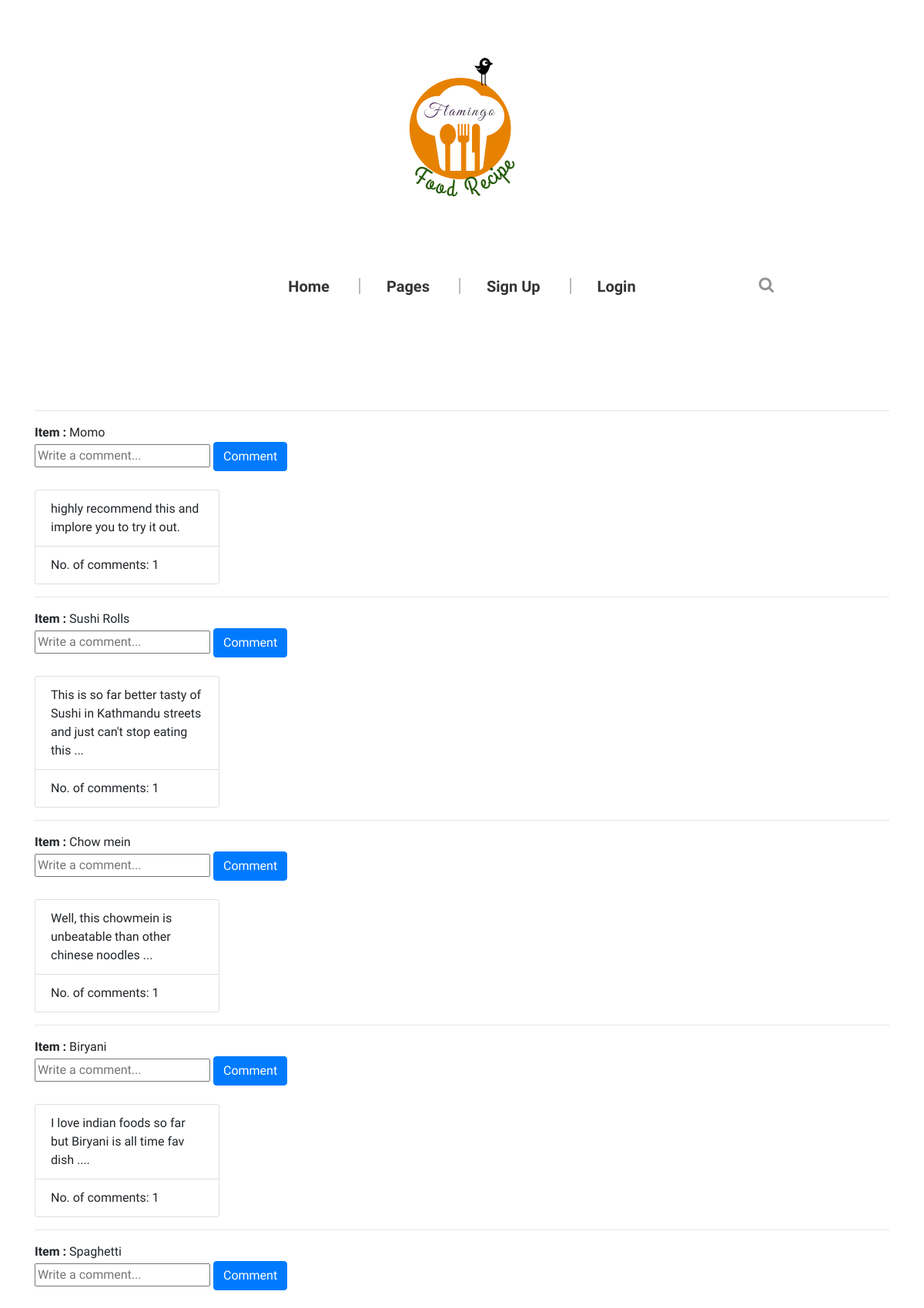
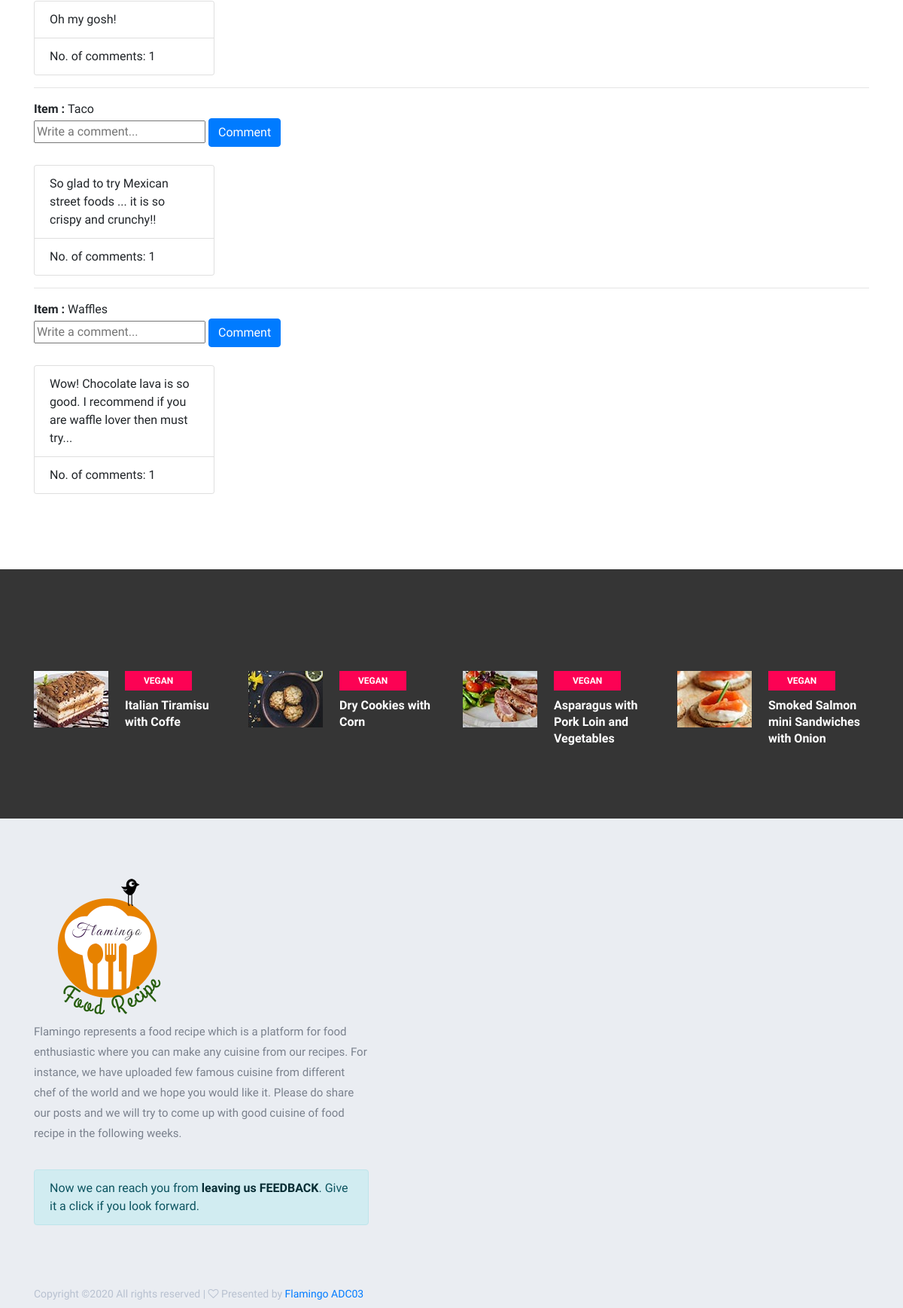
Screenshot of /blog/ with the database file from the repository (2 pictures, top to bottom).
### main/models.py (models this page shows, shortened)
class Item(models.Model):
	item_title = models.CharField(max_length= 50)
	user=models.ManyToManyField(User)
	def __str__(self):
		return self.item_title

class Comment(models.Model):
	msg=models.CharField(max_length=200)
	commented_by = models.ForeignKey(User, on_delete = models.CASCADE)
	item=models.ForeignKey(Item,on_delete=models.CASCADE,related_name='comments')
	cr_data = models.DateTimeField(auto_now = True)

### main/views.py (the view)
# urls.py: 2. Add a URL to urlpatterns:  path('blog/', include('blog.urls'))
def blog(request):
    containe = []
    if request.method == "POST":
        t=request.POST["tenzin"]
        print("Testing", Item.objects.get(id=t))
        print("User ID is ", request.user.id)
        obj_item=Comment(msg = request.POST['msg'],
        commented_by = User.objects.get(id=request.user.id),item=Item.objects.get(id=t))
        obj_item.save()
        recipe = Recipe.objects.all()
        return redirect('main:blog')
    else:
        blog = Item.objects.all()
        print("Testing",blog)
        for i in blog:
            containe.append(Comment.objects.filter(item=i))
    return render(request, 'main/blog.html',{'blog':blog, 'containe': containe})

### main/templates/main/blog.html (shortened to what this page needs)
{% extends 'base.html' %}
{% block content %}
    <section class="blog-section spad">
        <div class="container">
            {% for i in blog %}
            <hr>
            <strong>Item : </strong> {{i.item_title}}<br>
            <form method="POST">
                <input type="text" name="msg"  placeholder="Write a comment...">
                <button type="submit" class="btn btn-primary">Comment</button>
            </form>
            <br>
           {% for comment in i.comments.all%}
           <div class="card" style="width: 15rem;">
            <ul class="list-group list-group-flush">
              <li class="list-group-item">{{comment.msg}}</li>
              <li class="list-group-item">No. of comments: {{i.comments.count}}</li>
            </ul>
            </div>
            {% endfor %}
            {% endfor %}
        </div>
    </section>
    <section class="similar-recipe spad">
        <div class="container">
            <div class="row">
                <div class="col-lg-3 col-md-6">
                    <div class="similar-item">
                        <a href="#"><img src="/static/img/cat-feature/small-7.jpg" alt=""></a>
                        <div class="similar-text">
                            <div class="cat-name">Vegan</div>
                            <h6>Italian Tiramisu with Coffe</h6>
                        </div>
                    </div>
                </div>
                <div class="col-lg-3 col-md-6">
                    <div class="similar-item">
                        <a href="#"><img src="/static/img/cat-feature/small-6.jpg" alt=""></a>
                        <div class="similar-text">
                            <div class="cat-name">Vegan</div>
                            <h6>Dry Cookies with Corn</h6>
                        </div>
                    </div>
                </div>
                <div class="col-lg-3 col-md-6">
                    <div class="similar-item">
                        <a href="#"><img src="/static/img/cat-feature/small-5.jpg" alt=""></a>
                        <div class="similar-text">
                            <div class="cat-name">Vegan</div>
                            <h6>Asparagus with Pork Loin and Vegetables</h6>
                        </div>
                    </div>
                </div>
                <div class="col-lg-3 col-md-6">
                    <div class="similar-item">
                        <a href="#"><img src="/static/img/cat-feature/small-4.jpg" alt=""></a>
                        <div class="similar-text">
                            <div class="cat-name">Vegan</div>
                            <h6>Smoked Salmon mini Sandwiches with Onion</h6>
                        </div>
                    </div>
                </div>
            </div>
        </div>
    </section>
    {% endblock %}

### templates/base.html (shortened to what this page needs)
 <!DOCTYPE html>
 <html lang="zxx">
 <head>
     <link rel="stylesheet" href="/static/css/bootstrap.min.css" type="text/css">
     <link rel="stylesheet" href="/static/css/font-awesome.min.css" type="text/css">
     <link rel="stylesheet" href="/static/css/nice-select.css" type="text/css">
     <link rel="stylesheet" href="/static/css/slicknav.min.css" type="text/css">
     <link rel="stylesheet" href="/static/css/style.css" type="text/css">
 </head>
 <body>
      <body>
          <header class="header-section">
              <div class="container">
                  <div class="logo">
                      <a href="{% url 'main:blog' %}"><img src="/static/img/logo_recipe.png" alt="logo"></a>
                  </div>
                  <div class="nav-menu">
                      <nav class="main-menu mobile-menu">
                          <ul>
                              <li><a href="{% url 'main:blog' %}">Home</a></li>
                              <li><a href="#">Pages</a>
                              </li>
                              {% if user.is_authenticated %}
                              <li class="active"><a href="{% url 'main:register' %}">Hi, {{user.email}}</a></li>
                              <li><a href="{% url 'main:logout' %}">Log out</a></li>
                              {% else %}
                              <li><a href="/register">Sign Up</a></li>
                              <li><a href="/login">Login</a></li>
                              {% endif %}
                            </ul>
                      </nav>
                      <div class="nav-right search-switch">
                          <i class="fa fa-search"></i>
                      </div>
                  </div>
              </div>
          </header>
          {% block content %}
          {% endblock %}
          {% include 'footer.html' %}
 </body>
 </html>

### templates/footer.html
 <footer class="footer-section">
    <div class="container">
        <div class="row">
            <div class="col-lg-5">
                <div class="fs-left">
                    <div class="logo">
                        <a href="./index.html">
                            <img src="/static/img/logo_recipe.png" alt="">
                        </a>
                            <p> Flamingo represents a food recipe which is a platform for food enthusiastic where you can make any cuisine from our recipes.
                                For instance, we have uploaded few famous cuisine from different chef of the world and we hope you would like it.
                                Please do share our posts and we will try to come up with good cuisine of food recipe in the following weeks.
                            </p>
                    </div>
                    <div class="alert alert-info" role="alert">
                        Now we can reach you from<a href="{% url 'contact' %}" class="alert-link"> leaving us FEEDBACK</a>. Give it a click if you look forward.
                    </div>
                </div>
            </div>
        </div>
        <div class="row">
            <div class="col-lg-12">
                <div class="copyright-text">
                    Copyright &copy;<script>document.write(new Date().getFullYear());</script> All rights reserved |  <i class="fa fa-heart-o" aria-hidden="true"></i> Presented by <a href="#" target="_blank">Flamingo ADC03</a>
                </div>
            </div>
        </div>
    </div>
</footer>

### main/static/css/style.css (style rules this page uses)
html, body { height: 100%; font-family: "PT Sans", sans-serif; -webkit-font-smoothing: antialiased; font-smoothing: antialiased; background: none; }
h1, h2, h3, h4, h5, h6 { margin: 0; color: #353535; font-weight: 400; font-family: "PT Sans", sans-serif; }
h6 { font-size: 16px; }
p { font-size: 15px; color: #353535; font-family: "PT Sans", sans-serif; font-weight: 400; line-height: 27px; margin: 0 0 15px 0; }
img { max-width: 100%; }
ul, ol { padding: 0; margin: 0; }
.spad { padding-top: 100px; padding-bottom: 100px; }
.header-section { padding-top: 65px; padding-bottom: 30px; }
.header-section .logo { text-align: center; margin-bottom: 92px; }
.header-section .logo a { display: inline-block; }
.header-section .nav-menu { position: relative; }
.header-section .nav-menu .main-menu { text-align: center; }
.header-section .nav-menu .main-menu ul li { display: inline-block; margin-right: 60px; position: relative; }
.header-section .nav-menu .main-menu ul li:last-child { margin-right: 0; }
.header-section .nav-menu .main-menu ul li:last-child:after { display: none; }
.header-section .nav-menu .main-menu ul li:after { position: absolute; right: -35px; top: 4px; height: 21px; width: 2px; background: #BBBCC0; content: ""; }
.header-section .nav-menu .main-menu ul li a { color: #353535; font-size: 20px; font-weight: 700; padding: 5px; position: relative; -webkit-transition: all 0.2s; transition: all 0.2s; }
.header-section .nav-menu .main-menu ul li a:after { position: absolute; left: 0; bottom: -3px; width: 100%; height: 2px; background: #FC0254; content: ""; opacity: 0; -webkit-transition: all 0.2s; transition: all 0.2s; }
.header-section .nav-menu .nav-right { position: absolute; right: 150px; top: -2px; font-size: 21px; color: #939394; }
.header-section .nav-menu .nav-right i { cursor: pointer; }
.footer-section { background: #EAEDF2; padding-top: 70px; }
.footer-section .fs-left { margin-bottom: 31px; }
.footer-section .fs-left .logo { margin-bottom: 34px; }
.footer-section .fs-left .logo a { display: inline-block; }
.footer-section .fs-left p { color: #7a818d; }
.footer-section .copyright-text { font-size: 14px; color: #b8c1d0; padding-top: 50px; padding-bottom: 8px; }
.similar-recipe { background: #353535; padding-top: 135px; padding-bottom: 60px; }
.similar-item { overflow: hidden; margin-bottom: 35px; }
.similar-item a { float: left; margin-right: 22px; }
.similar-item .similar-text { overflow: hidden; }
.similar-item .similar-text .cat-name { color: #fff; background: #FC0254; display: inline-block; font-size: 12px; font-weight: 700; text-transform: uppercase; padding: 4px 25px 4px 25px; }
.similar-item .similar-text h6 { font-weight: 700; margin-top: 9px; line-height: 22px; color: #fff; }

### rows the page displays
Item: item_title "Momo", comments.count "1"
Comment: msg "highly recommend this and implore you to try it out."
Item: item_title "Sushi Rolls", comments.count "1"
Comment: msg "This is so far better tasty of Sushi in Kathmandu streets and just can't stop eating this ..."
Item: item_title "Chow mein", comments.count "1"
Comment: msg "Well, this chowmein is unbeatable than other chinese noodles ..."
Item: item_title "Biryani", comments.count "1"
Comment: msg "I love indian foods so far but Biryani is all time fav dish ...."
Item: item_title "Spaghetti", comments.count "1"
Comment: msg "Oh my gosh!"
Item: item_title "Taco", comments.count "1"
Comment: msg "So glad to try Mexican street foods ... it is so crispy and crunchy!!"
Item: item_title "Waffles", comments.count "1"
Comment: msg "Wow! Chocolate lava is so good. I recommend if you are waffle lover then must try..."
